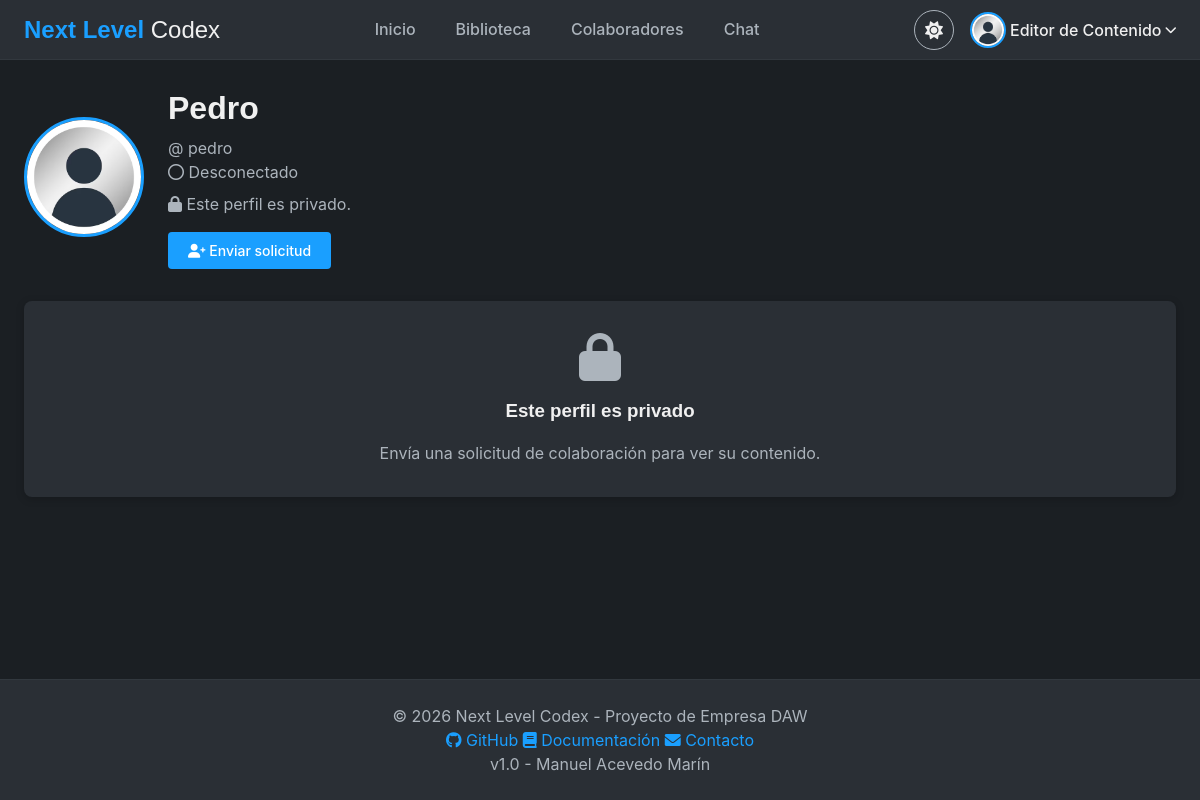
The page /vistas/perfil_publico.php?id=7 (signed in) on the database as committed earlier.
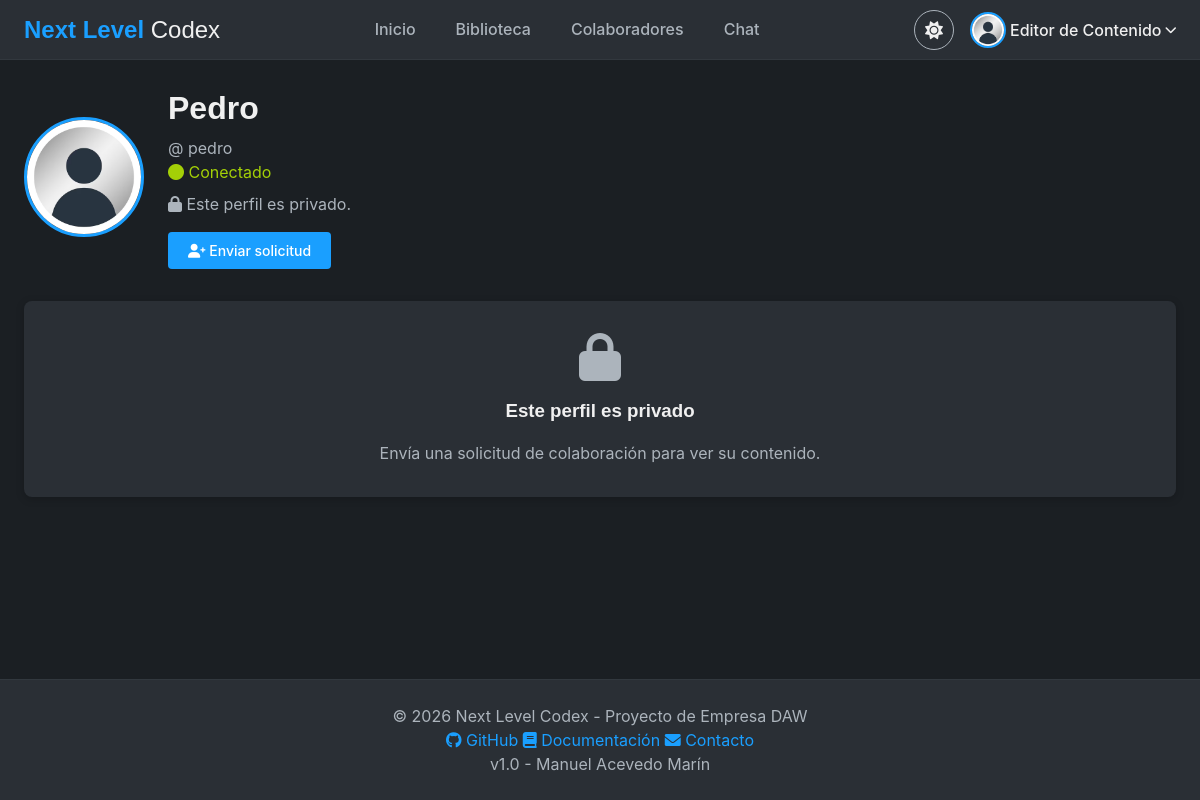
The same page on the database as committed later.
### vistas/perfil_publico.php (the view, shortened to what the changed rows need)
<?php
include "../sec/sec.php";
$id_visto = filter_input(INPUT_GET, 'id', FILTER_VALIDATE_INT);
$stmt = $db->prepare("SELECT id, user, nombre, avatar, bio, conectado, perfil_publico, level, amigos FROM usuarios WHERE id = ?");
$stmt->bind_param("i", $id_visto);
$stmt->execute();
$usuario = $stmt->get_result()->fetch_assoc();
$esAdmin = ($_SESSION['level'] == 0);
$stmtAmigos = $db->prepare("SELECT amigos FROM usuarios WHERE id = ?");
$stmtAmigos->bind_param("i", $_SESSION['id']);
$stmtAmigos->execute();
$rowAmigos = $stmtAmigos->get_result()->fetch_assoc();
$misAmigos = !empty($rowAmigos['amigos']) ? array_filter(explode('#', $rowAmigos['amigos'])) : [];
$esColaborador = in_array($id_visto, $misAmigos);
$stmtSolEnviada = $db->prepare("SELECT statu, fecha FROM domingueros WHERE id_sol = ? AND id_rec = ?");
$stmtSolEnviada->bind_param("ii", $_SESSION['id'], $id_visto);
$stmtSolEnviada->execute();
$solicitudResult = $stmtSolEnviada->get_result();
$solicitudData = $solicitudResult->fetch_assoc();
$solicitudEnviada = ($solicitudResult->num_rows > 0 && $solicitudData['statu'] == 1);
$solicitudRechazada = ($solicitudResult->num_rows > 0 && $solicitudData['statu'] == 0);
$stmtSolRecibida = $db->prepare("SELECT COUNT(*) AS total FROM domingueros WHERE id_sol = ? AND id_rec = ? AND statu = 1");
$stmtSolRecibida->bind_param("ii", $id_visto, $_SESSION['id']);
$stmtSolRecibida->execute();
$solicitudRecibida = $stmtSolRecibida->get_result()->fetch_assoc()['total'] > 0;
$puedeVer = $esAdmin || $esColaborador || $usuario['perfil_publico'] == 1;
include "../sec/header.php";
?>
<div class="main-container">
    <div class="perfil-header">
        <div class="perfil-info">
            <h1>
                <?php echo htmlspecialchars($usuario['nombre']); ?>
            </h1>
            <p class="text-muted">@
                <?php echo htmlspecialchars($usuario['user']); ?>
            </p>
            <?php if ($usuario['conectado'] == 1): ?>
                <span style="color: var(--success);"><i class="fas fa-circle"></i> Conectado</span>
            <?php else: ?>
                <span class="text-muted"><i class="far fa-circle"></i> Desconectado</span>
            <?php endif; ?>
            <?php if ($puedeVer): ?>
                <?php if (!empty($usuario['bio'])): ?>
                    <p class="perfil-bio" style="margin-top: var(--spacing-sm);">
                        <?php echo nl2br(htmlspecialchars($usuario['bio'])); ?>
                    </p>
                <?php else: ?>
                    <p class="text-muted"><em>Sin biografía.</em></p>
                <?php endif; ?>
            <?php else: ?>
                <p class="text-muted" style="margin-top: var(--spacing-sm);">
                    <i class="fas fa-lock"></i> Este perfil es privado.
                </p>
            <?php endif; ?>
            <div style="margin-top: var(--spacing-md); display: flex; gap: var(--spacing-sm); flex-wrap: wrap;">
                <?php if ($esColaborador): ?>
                    <a href="chat_privado.php?id=<?php echo $id_visto; ?>" class="btn btn-primary">
                        <i class="fas fa-comment"></i> Chat privado
                    </a>
                    <button class="btn btn-danger" onclick="eliminarColaborador(<?php echo $id_visto; ?>)">
                        <i class="fas fa-user-minus"></i> Eliminar colaborador
                    </button>
                <?php elseif ($solicitudEnviada): ?>
                    <button class="btn btn-warning" id="btnSolicitud" onclick="cancelarSolicitud(<?php echo $id_visto; ?>)">
                        <i class="fas fa-clock"></i> Solicitud enviada (cancelar)
                    </button>
                <?php else: ?>
                    <button class="btn btn-primary" id="btnSolicitud" onclick="enviarSolicitud(<?php echo $id_visto; ?>)">
                    </button>
                <?php endif; ?>
            </div>
        </div>
    </div>
</div>
<?php include "../sec/footer.php"; ?>

Rows that differ between the two databases and show on the page:
changed usuarios "Pedro": conectado 0 → 1 (drawn)
Other text that changed with them:
text no longer shown: "Desconectado"
text now shown: "Conectado"
